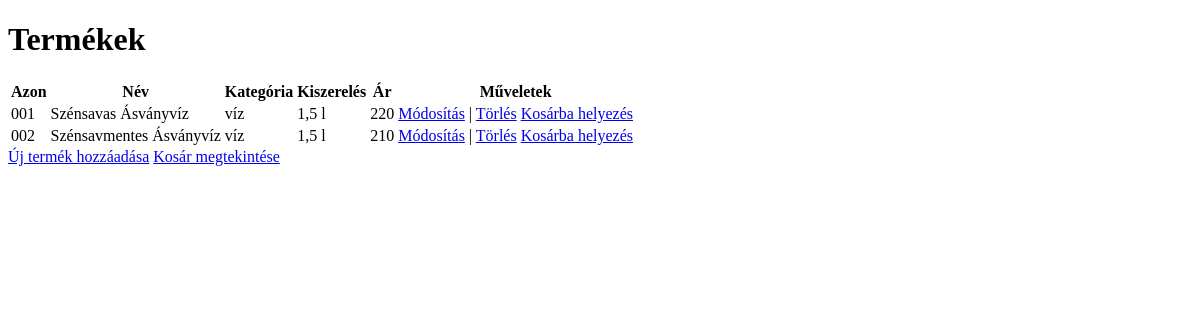
The app's page /termekek/ (signed in), older data.
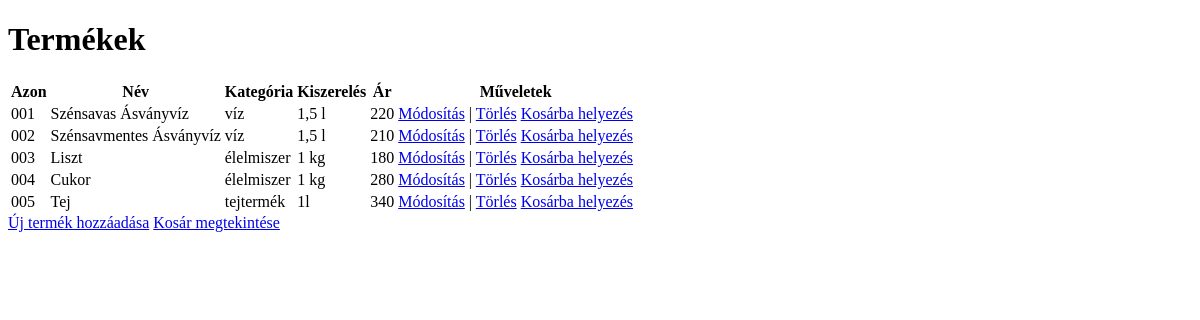
The same page, newer data.
### Fooldal/models.py (models this page shows)
class Termek(models.Model):
    Azon = models.CharField(max_length=10)
    Nev = models.CharField(max_length=100)
    Kategoria = models.CharField(max_length=50)
    Kiszereles = models.CharField(max_length=10)
    Ar=models.IntegerField()

### Fooldal/views.py (the view)
# urls.py: path('termekek/', views.termek_list, name='termek-list'),
@login_required
def termek_list(request):
    termekek = Termek.objects.all()
    return render(request, 'termek_list.html', {'termekek': termekek})

### Fooldal/templates/termek_list.html (shortened to what this page needs)
<!DOCTYPE html>
<html>
<head>
</head>
<body>
    <h1>Termékek</h1>
    <table>
        <tr>
            <th>Azon</th>
            <th>Név</th>
            <th>Kategória</th>
            <th>Kiszerelés</th>
            <th>Ár</th>
            <th>Műveletek</th>
        </tr>
        {% for termek in termekek %}
        <tr>
            <td>{{ termek.Azon }}</td>
            <td>{{ termek.Nev }}</td>
            <td>{{ termek.Kategoria }}</td>
            <td>{{ termek.Kiszereles }}</td>
            <td>{{ termek.Ar }}</td>
            <td>
                <a href="{% url 'termek-update' termek.id %}">Módosítás</a> |
                <a href="{% url 'termek-delete' termek.id %}">Törlés</a>
                <a href="{% url 'add_to_cart' termek.id %}">Kosárba helyezés</a>
            </td>
        </tr>
        {% endfor %}
    </table>
    <a href="{% url 'termek-create' %}">Új termék hozzáadása</a>
    <a href="{% url 'view_cart' %}">Kosár megtekintése</a>
</body>
</html>

Row changes from the older to the newer data that the page shows:
added Termek: Azon "003", Nev "Liszt", Kategoria "élelmiszer", Kiszereles "1 kg", Ar "180"
added Termek: Azon "004", Nev "Cukor", Kategoria "élelmiszer", Kiszereles "1 kg", Ar "280"
added Termek: Azon "005", Nev "Tej", Kategoria "tejtermék", Kiszereles "1l", Ar "340"
